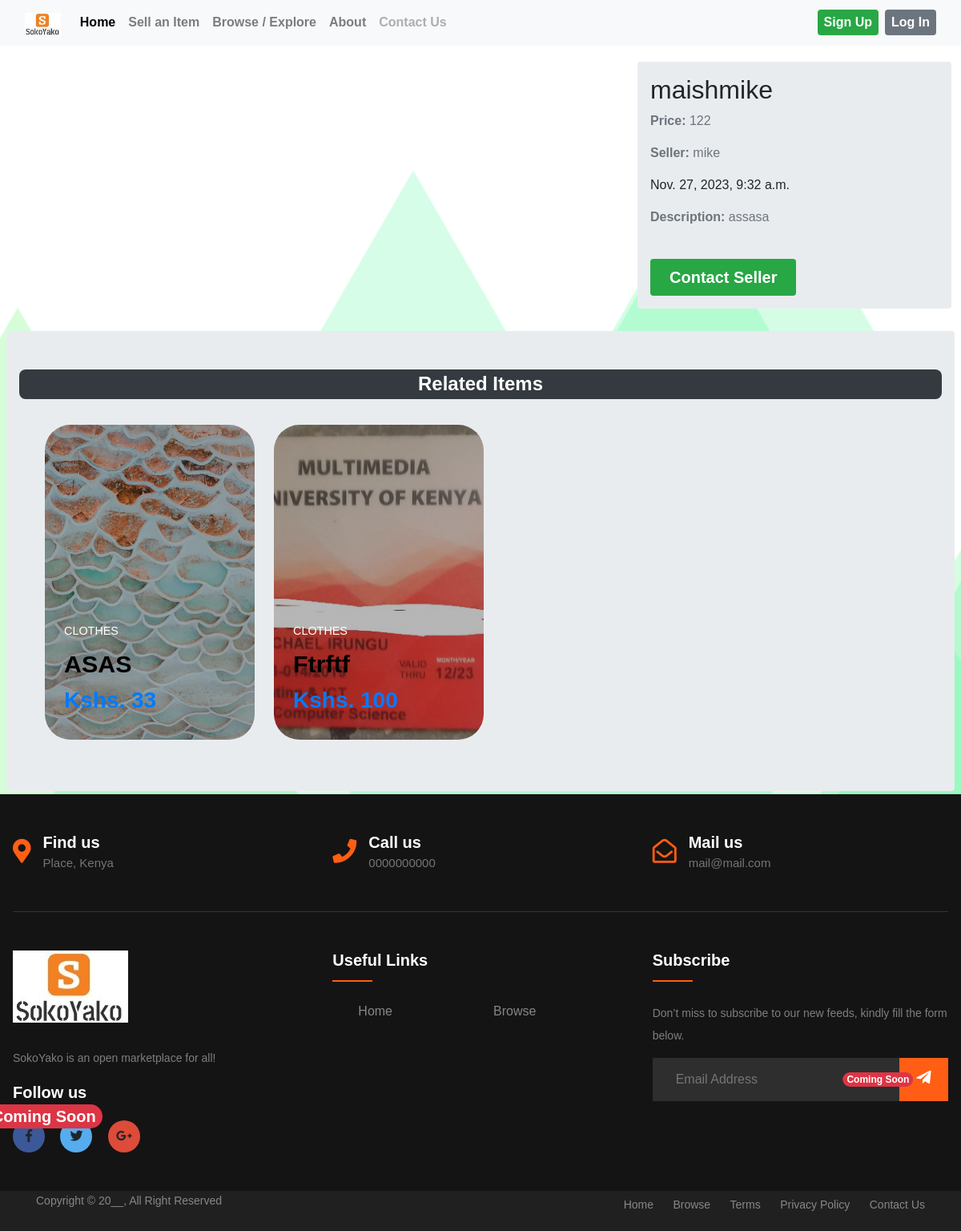
The page /items/8/ on the database its author committed.
### item/models.py (models this page shows, shortened)
class Item(models.Model):
    category = models.ForeignKey(Category, related_name='items', on_delete=models.CASCADE)
    name = models.CharField(max_length=200)
    quantity = models.PositiveIntegerField(blank=True, null=True)
    description = models.TextField(blank=True, null=True)
    price = models.IntegerField()
    image = models.ImageField(upload_to='item_images', blank=True, null=True)
    is_sold = models.BooleanField(default=False)
    is_featured = models.BooleanField(default=False)
    created_by = models.ForeignKey(User, related_name='items', on_delete=models.CASCADE)
    created_at = models.DateTimeField(auto_now_add=True)

class Category(models.Model):
    name = models.CharField(max_length=200)
    cat_image = models.ImageField(upload_to='category_images', blank=True, null=True)
    class Meta:
        ordering = ('name',)
        verbose_name_plural = "Categories"
    def __str__(self):
        return self.name

### item/views.py (the view)
# urls.py: path('<int:pk>/', views.detail, name='detail'),
def detail(request, pk):
    item = get_object_or_404(Item, pk=pk)
    related_items = Item.objects.filter(category=item.category, is_sold=False).exclude(pk=pk)
    seller = item.created_by
    if request.user.is_authenticated:
        try:
            contact_card = ContactCard.objects.get(user=request.user)
        except ContactCard.DoesNotExist:
            contact_card = None
    else:
        contact_card = None
    return render(request, 'detail.html', {
        'item': item,
        'related_items': related_items,
        'seller': seller,
        'contact_card': contact_card
    })

### item/templates/detail.html (shortened to what this page needs)
{% extends 'layout.html' %}
{% load static %}
{% block data %}
    <div class="row my-3 mx-2 p-1 ">
        <div class="col-md-8 container h-75">
        </div>
        <div class="col-md-4 p-3 bg-body-secondary rounded">
            <h1 class="mb-2 fs-2"> {{ item.name }}</h1>
            <p class="text-muted"><strong>Price: </strong> {{ item.price }}</p>
            <p class="text-muted"><strong>Seller: </strong> {{ item.created_by }}</p>
            <p class="muted"> {{ item.created_at }}</p>
            {% if item.description%}
                <p class="text-secondary"><strong class="text-secondary">Description: </strong> {{ item.description }}</p>
            {% endif %}
            {% if request.user == item.created_by %}
                <div class="mt-3 p-2 bg-white rounded">
                    <p class="text-secondary fw-bolder fs-4">Do you want to edit this item? </p>
                    <p><a href="{% url 'item:edit' item.id %}" class="d-inline-block mt-4 px-4 py-2 fs-5 fw-bold text-white bg-info rounded text-decoration-none"> Edit</a></p>
                    <a href="{% url 'item:delete' item.id %}" class="d-inline-block mt-4 px-4 py-2 fs-5 fw-bold text-white bg-danger rounded text-decoration-none"> Delete</a>
                </div>
            {% else %}
                <a href="{% url 'base:view_seller_contact_card' seller_id=seller.id %}" class="d-inline-block mt-4 px-4 py-2 fs-5 fw-bold text-white bg-success rounded text-decoration-none"> Contact Seller</a>
            {% endif %}
        </div>
    </div>
    <div class="mt-4 mb-1 mx-2 px-3 py-5 bg-body-secondary rounded">
        <h2 class="mb-3 fs-3 text-center text-white fs-4 fw-bolder bg-dark p-1 rounded-3"> Related Items</h2>
                <div class="simpcard-grid p-3 ms-3">
                    {% for item in related_items %}
                        <a class="simpcard rounded-5" href="{% url 'item:detail' item.id %}">
                            <div class="simpcard__background rounded-5" style="background-image: url('{{ item.image.url }}')"></div>
                            <div class="card__content">
                                <p class="card__category text-white text-outline">{{ item.category }}</p>
                                <h3 class="card__heading text-capitalize text-black fw-bolder">{{ item.name }}</h3>
                                <h3 class="fw-bolder">Kshs. {{ item.price }}</h3>
                            </div>
                        </a>
                    {% endfor %}
                </div>
    </div>
{% endblock %}

### static/css/styles.css (style rules this page uses)
body { min-height: 100vh; background-size: cover; background-position: center; font-family: "Trebuchet MS",sans-serif; height: auto; }
h1 { font-size: 80px; }
:root { --background-dark: #2d3548; --text-light: rgba(255, 255, 255, 0.6); --text-lighter: rgba(255, 255, 255, 0.9); --spacing-s: 8px; --spacing-m: 16px; --spacing-l: 24px; --spacing-xl: 32px; --spacing-xxl: 64px; --width-container: 1200px; }
* { border: 0; margin: 0; padding: 0; box-sizing: border-box; }
.card__content { left: 0; padding: var(--spacing-l); position: absolute; bottom: 0; }
.card__category { color: var(--text-light); font-size: 0.9rem; margin-bottom: var(--spacing-s); text-transform: uppercase; }
.card__heading { color: var(--text-lighter); font-size: 1.9rem; text-shadow: 2px 2px 20px rgba(0, 0, 0, 0.2); line-height: 1.4; word-spacing: 100vw; }
.simpcard-grid { display: grid; grid-template-columns: repeat(1, 1fr); grid-column-gap: var(--spacing-l); grid-row-gap: var(--spacing-l); max-width: var(--width-container); width: 100%; }
@media (min-width: 540px) { .simpcard-grid { grid-template-columns: repeat(2, 1fr); } }
@media (min-width: 960px) { .simpcard-grid { grid-template-columns: repeat(4, 1fr); } }
.simpcard { list-style: none; position: relative; content: ""; display: block; padding-bottom: 150%; width: 100%; }
.simpcard__background { -webkit-background-size: cover; background-position: center; border-radius: var(--spacing-l); bottom: 0; filter: brightness(0.75) saturate(1.2) contrast(0.85); left: 0; position: absolute; right: 0; top: 0; transform-origin: center; transform: scale(1) translateZ(0); transition: filter 200ms linear, transform 200ms linear; }

### base/templates/layout.html (style rules this page uses)
body { font-family: "Trebuchet MS", sans-serif }

### rows shown on the page
Item: name "maishmike", price "122", created_by "mike", created_at "Nov. 27, 2023, 9:32 a.m.", description "assasa"
Item: image (picture), category "CLOTHES", name "ASAS", price "33"
Item: image (picture), category "CLOTHES", name "Ftrftf", price "100"
